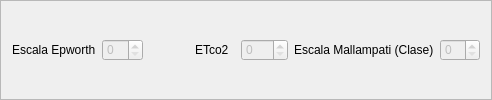
               <widget class="QFrame" name="diagnosticAssistantsFrame">
                <property name="styleSheet">
                 <string notr="true">QFrame {
	border-width: 2px;
}

QLabel {
	border-color: none;
}</string>
                </property>
                <property name="frameShape">
                 <enum>QFrame::StyledPanel</enum>
                </property>
                <property name="frameShadow">
                 <enum>QFrame::Raised</enum>
                </property>
                <layout class="QVBoxLayout" name="verticalLayout_60">
                 <item>
                  <layout class="QGridLayout" name="gridLayout_48">
                   <item row="0" column="6">
                    <spacer name="horizontalSpacer_92">
                     <property name="orientation">
                      <enum>Qt::Horizontal</enum>
                     </property>
                     <property name="sizeHint" stdset="0">
                      <size>
                       <width>40</width>
                       <height>20</height>
                      </size>
                     </property>
                    </spacer>
                   </item>
                   <item row="0" column="2">
                    <spacer name="horizontalSpacer_93">
                     <property name="orientation">
                      <enum>Qt::Horizontal</enum>
                     </property>
                     <property name="sizeHint" stdset="0">
                      <size>
                       <width>40</width>
                       <height>20</height>
                      </size>
                     </property>
                    </spacer>
                   </item>
                   <item row="0" column="5">
                    <spacer name="horizontalSpacer_94">
                     <property name="orientation">
                      <enum>Qt::Horizontal</enum>
                     </property>
                     <property name="sizeHint" stdset="0">
                      <size>
                       <width>40</width>
                       <height>20</height>
                      </size>
                     </property>
                    </spacer>
                   </item>
                   <item row="0" column="1">
                    <spacer name="horizontalSpacer_95">
                     <property name="orientation">
                      <enum>Qt::Horizontal</enum>
                     </property>
                     <property name="sizeHint" stdset="0">
                      <size>
                       <width>40</width>
                       <height>20</height>
                      </size>
                     </property>
                    </spacer>
                   </item>
                   <item row="0" column="3">
                    <spacer name="horizontalSpacer_96">
                     <property name="orientation">
                      <enum>Qt::Horizontal</enum>
                     </property>
                     <property name="sizeHint" stdset="0">
                      <size>
                       <width>40</width>
                       <height>20</height>
                      </size>
                     </property>
                    </spacer>
                   </item>
                   <item row="2" column="0" colspan="8">
                    <spacer name="horizontalSpacer_97">
                     <property name="orientation">
                      <enum>Qt::Horizontal</enum>
                     </property>
                     <property name="sizeHint" stdset="0">
                      <size>
                       <width>40</width>
                       <height>20</height>
                      </size>
                     </property>
                    </spacer>
                   </item>
                   <item row="0" column="0">
                    <spacer name="horizontalSpacer_98">
                     <property name="orientation">
                      <enum>Qt::Horizontal</enum>
                     </property>
                     <property name="sizeHint" stdset="0">
                      <size>
                       <width>40</width>
                       <height>20</height>
                      </size>
                     </property>
                    </spacer>
                   </item>
                   <item row="0" column="4">
                    <spacer name="horizontalSpacer_99">
                     <property name="orientation">
                      <enum>Qt::Horizontal</enum>
                     </property>
                     <property name="sizeHint" stdset="0">
                      <size>
                       <width>40</width>
                       <height>20</height>
                      </size>
                     </property>
                    </spacer>
                   </item>
                   <item row="0" column="7">
                    <spacer name="horizontalSpacer_100">
                     <property name="orientation">
                      <enum>Qt::Horizontal</enum>
                     </property>
                     <property name="sizeHint" stdset="0">
                      <size>
                       <width>40</width>
                       <height>20</height>
                      </size>
                     </property>
                    </spacer>
                   </item>
                   <item row="1" column="0">
                    <widget class="QLabel" name="scaleEpworthLabel">
                     <property name="text">
                      <string>Escala Epworth</string>
                     </property>
                    </widget>
                   </item>
                   <item row="1" column="1">
                    <widget class="QSpinBox" name="scaleEpworthSpinBox">
                     <property name="enabled">
                      <bool>false</bool>
                     </property>
                     <property name="maximum">
                      <number>24</number>
                     </property>
                    </widget>
                   </item>
                   <item row="1" column="3">
                    <widget class="QLabel" name="ETco2Label">
                     <property name="text">
                      <string>ETco2</string>
                     </property>
                    </widget>
                   </item>
                   <item row="1" column="4">
                    <widget class="QSpinBox" name="ETco2SpinBox">
                     <property name="enabled">
                      <bool>false</bool>
                     </property>
                     <property name="maximum">
                      <number>100</number>
                     </property>
                    </widget>
                   </item>
                   <item row="1" column="7">
                    <widget class="QSpinBox" name="scaleMallampatiSpinBox">
                     <property name="enabled">
                      <bool>false</bool>
                     </property>
                     <property name="minimum">
                      <number>0</number>
                     </property>
                     <property name="maximum">
                      <number>5</number>
                     </property>
                     <property name="value">
                      <number>0</number>
                     </property>
                    </widget>
                   </item>
                   <item row="1" column="5" colspan="2" alignment="Qt::AlignRight">
                    <widget class="QLabel" name="scaleMallampatiLabel">
                     <property name="text">
                      <string>Escala Mallampati (Clase)</string>
                     </property>
                    </widget>
                   </item>
                  </layout>
                 </item>
                </layout>
               </widget>
